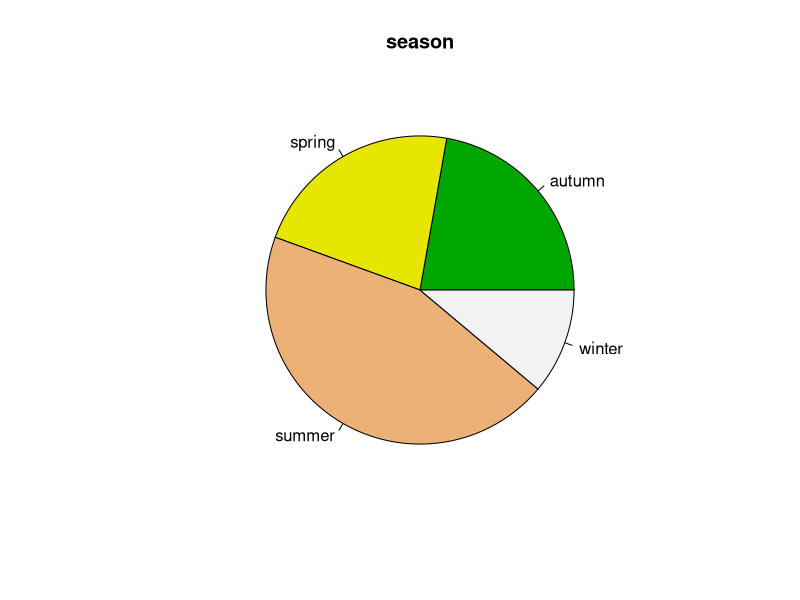

Reproduce this figure in R.
# 날짜 : 2021-06-29
# 이름 : 박재형
# 내용 : PieChart - p147


season <- c("winter", "summer", "spring", "summer", "summer", "autumn", "summer", "autumn", "spring")
ds <- table(season)
ds

pie(ds, main = "season", col = terrain.colors(4))
